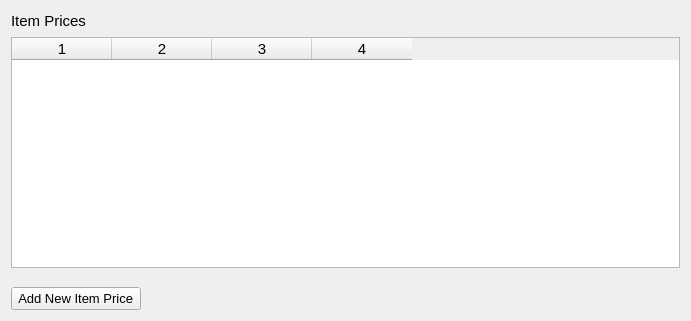
<?xml version="1.0" encoding="UTF-8"?>
<ui version="4.0">
 <class>ItemPrices</class>
 <widget class="QWidget" name="ItemPrices">
  <property name="geometry">
   <rect>
    <x>0</x>
    <y>0</y>
    <width>691</width>
    <height>321</height>
   </rect>
  </property>
  <property name="windowTitle">
   <string>Form</string>
  </property>
  <layout class="QVBoxLayout" name="verticalLayout">
   <item>
    <layout class="QHBoxLayout" name="horizontalLayout">
     <item>
      <widget class="QLabel" name="label">
       <property name="font">
        <font>
         <pointsize>11</pointsize>
        </font>
       </property>
       <property name="text">
        <string>Item Prices</string>
       </property>
      </widget>
     </item>
     <item>
      <spacer name="horizontalSpacer">
       <property name="orientation">
        <enum>Qt::Horizontal</enum>
       </property>
       <property name="sizeHint" stdset="0">
        <size>
         <width>40</width>
         <height>20</height>
        </size>
       </property>
      </spacer>
     </item>
    </layout>
   </item>
   <item>
    <widget class="QTableWidget" name="tableWidget">
     <property name="font">
      <font>
       <pointsize>11</pointsize>
      </font>
     </property>
     <property name="columnCount">
      <number>4</number>
     </property>
     <column/>
     <column/>
     <column/>
     <column/>
    </widget>
   </item>
   <item>
    <spacer name="verticalSpacer">
     <property name="orientation">
      <enum>Qt::Vertical</enum>
     </property>
     <property name="sizeType">
      <enum>QSizePolicy::Fixed</enum>
     </property>
     <property name="sizeHint" stdset="0">
      <size>
       <width>20</width>
       <height>13</height>
      </size>
     </property>
    </spacer>
   </item>
   <item>
    <layout class="QHBoxLayout" name="horizontalLayout_2">
     <item>
      <widget class="QPushButton" name="addNewItemPrice">
       <property name="font">
        <font>
         <pointsize>10</pointsize>
        </font>
       </property>
       <property name="text">
        <string> Add New Item Price </string>
       </property>
      </widget>
     </item>
     <item>
      <spacer name="horizontalSpacer_2">
       <property name="orientation">
        <enum>Qt::Horizontal</enum>
       </property>
       <property name="sizeHint" stdset="0">
        <size>
         <width>298</width>
         <height>20</height>
        </size>
       </property>
      </spacer>
     </item>
    </layout>
   </item>
  </layout>
 </widget>
 <resources/>
 <connections/>
</ui>
